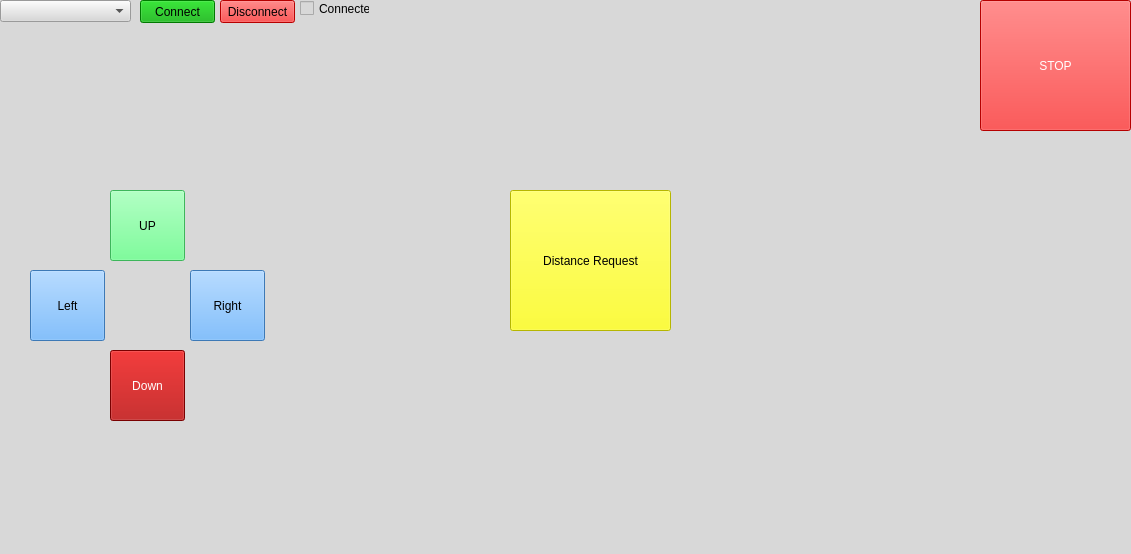
<?xml version="1.0" encoding="UTF-8"?>
<ui version="4.0">
 <class>MainWindow</class>
 <widget class="QMainWindow" name="MainWindow">
  <property name="geometry">
   <rect>
    <x>0</x>
    <y>0</y>
    <width>1131</width>
    <height>554</height>
   </rect>
  </property>
  <property name="windowTitle">
   <string>MainWindow</string>
  </property>
  <property name="styleSheet">
   <string notr="true">
background-color: rgb(216, 216, 216);</string>
  </property>
  <widget class="QWidget" name="centralwidget">
   <widget class="QComboBox" name="portComboBox">
    <property name="geometry">
     <rect>
      <x>0</x>
      <y>0</y>
      <width>131</width>
      <height>22</height>
     </rect>
    </property>
   </widget>
   <widget class="QPushButton" name="conButton">
    <property name="geometry">
     <rect>
      <x>140</x>
      <y>0</y>
      <width>75</width>
      <height>23</height>
     </rect>
    </property>
    <property name="styleSheet">
     <string notr="true">background-color: rgb(0, 170, 0);</string>
    </property>
    <property name="text">
     <string>Connect</string>
    </property>
   </widget>
   <widget class="QPushButton" name="disconButton">
    <property name="geometry">
     <rect>
      <x>220</x>
      <y>0</y>
      <width>75</width>
      <height>23</height>
     </rect>
    </property>
    <property name="styleSheet">
     <string notr="true">background-color: rgb(255, 0, 0);</string>
    </property>
    <property name="text">
     <string>Disconnect</string>
    </property>
    <property name="autoRepeatInterval">
     <number>98</number>
    </property>
   </widget>
   <widget class="QCheckBox" name="checkConBox">
    <property name="geometry">
     <rect>
      <x>300</x>
      <y>0</y>
      <width>70</width>
      <height>17</height>
     </rect>
    </property>
    <property name="text">
     <string>Connected</string>
    </property>
   </widget>
   <widget class="QPushButton" name="stopBttn">
    <property name="geometry">
     <rect>
      <x>980</x>
      <y>0</y>
      <width>151</width>
      <height>131</height>
     </rect>
    </property>
    <property name="styleSheet">
     <string notr="true">background-color: rgb(255, 0, 0);
color: rgb(255, 255, 255);
font: 36pt &quot;MS Shell Dlg 2&quot;;
</string>
    </property>
    <property name="text">
     <string>STOP</string>
    </property>
   </widget>
   <widget class="QPushButton" name="upBttn">
    <property name="geometry">
     <rect>
      <x>110</x>
      <y>190</y>
      <width>75</width>
      <height>71</height>
     </rect>
    </property>
    <property name="styleSheet">
     <string notr="true">font: 14pt &quot;MS Shell Dlg 2&quot;;
background-color: rgb(85, 255, 127);</string>
    </property>
    <property name="text">
     <string>UP</string>
    </property>
   </widget>
   <widget class="QPushButton" name="rightBttn">
    <property name="geometry">
     <rect>
      <x>190</x>
      <y>270</y>
      <width>75</width>
      <height>71</height>
     </rect>
    </property>
    <property name="styleSheet">
     <string notr="true">font: 14pt &quot;MS Shell Dlg 2&quot;;
background-color: rgb(85, 170, 255);</string>
    </property>
    <property name="text">
     <string>Right</string>
    </property>
   </widget>
   <widget class="QPushButton" name="leftBttn">
    <property name="geometry">
     <rect>
      <x>30</x>
      <y>270</y>
      <width>75</width>
      <height>71</height>
     </rect>
    </property>
    <property name="styleSheet">
     <string notr="true">font: 14pt &quot;MS Shell Dlg 2&quot;;
background-color: rgb(85, 170, 255);</string>
    </property>
    <property name="text">
     <string>Left</string>
    </property>
   </widget>
   <widget class="QPushButton" name="downBttn">
    <property name="geometry">
     <rect>
      <x>110</x>
      <y>350</y>
      <width>75</width>
      <height>71</height>
     </rect>
    </property>
    <property name="styleSheet">
     <string notr="true">font: 14pt &quot;MS Shell Dlg 2&quot;;
color: rgb(255, 255, 255);
background-color: rgb(170, 0, 0);</string>
    </property>
    <property name="text">
     <string>Down</string>
    </property>
   </widget>
   <widget class="QPushButton" name="distReqBttn">
    <property name="geometry">
     <rect>
      <x>510</x>
      <y>190</y>
      <width>161</width>
      <height>141</height>
     </rect>
    </property>
    <property name="styleSheet">
     <string notr="true">background-color: rgb(255, 255, 0);
font: 14pt &quot;MS Shell Dlg 2&quot;;
color: rgb(0, 0, 0);</string>
    </property>
    <property name="text">
     <string>Distance Request</string>
    </property>
   </widget>
  </widget>
  <widget class="QMenuBar" name="menubar">
   <property name="geometry">
    <rect>
     <x>0</x>
     <y>0</y>
     <width>1131</width>
     <height>21</height>
    </rect>
   </property>
  </widget>
  <widget class="QStatusBar" name="statusbar"/>
 </widget>
 <resources/>
 <connections/>
</ui>
